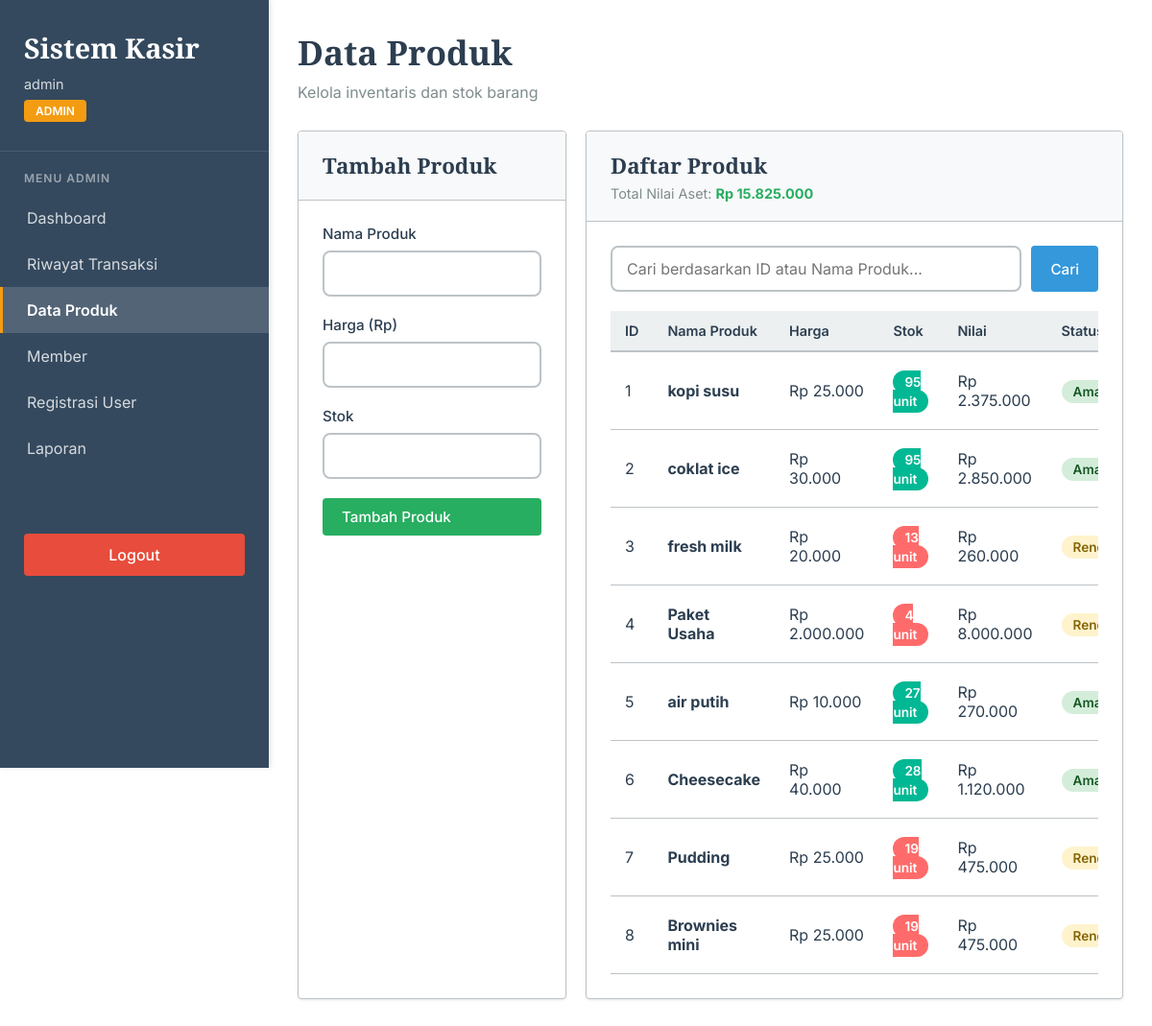
/pages/admin/produk.php (signed in), run on the app's committed database.
### tables this page shows
CREATE TABLE `produk` (
  `ProdukID` int(11) NOT NULL,
  `NamaProduk` varchar(255) NOT NULL,
  `Harga` decimal(10,2) NOT NULL,
  `Stok` int(11) NOT NULL DEFAULT 0,
  `created_at` timestamp NOT NULL DEFAULT current_timestamp()
);

### config/config.php (called while the page is built, shortened)
<?php
function query($conn, $sql) {
    return mysqli_query($conn, $sql);
}
function fetchArray($result) {
    return mysqli_fetch_assoc($result);
}
function numRows($result) {
    return mysqli_num_rows($result);
}
?>

### pages/admin/produk.php (the view, shortened to what this page needs)
<?php
$conn = getConnection();
require_once INCLUDES_PATH . 'header.php';
$search = isset($_GET['search']) ? escapeString($conn, $_GET['search']) : '';
if ($search) {
    $produkList = query($conn, "SELECT * FROM produk WHERE ProdukID LIKE '%$search%' OR NamaProduk LIKE '%$search%' ORDER BY ProdukID ASC");
} else {
    $produkList = query($conn, "SELECT * FROM produk ORDER BY ProdukID ASC");
}
$totalAset = mysqli_fetch_assoc(query($conn, "SELECT SUM(Harga * Stok) as total FROM produk"))['total'] ?? 0;
$editData = null;
?>
<div class="page-header">
    <h2>Data Produk</h2>
    <p>Kelola inventaris dan stok barang</p>
</div>
<div style="display: grid; grid-template-columns: 1fr 2fr; gap: 20px;">
    <div class="card">
        <div class="card-header">
            <h3><?php echo $editData ? 'Edit Produk' : 'Tambah Produk'; ?></h3>
        </div>
        <div class="card-body">
            <form method="POST" action="">
                <div class="form-group">
                    <label>Nama Produk</label>
                    <input type="text" name="nama" class="form-control"
                           value="<?php echo $editData ? htmlspecialchars($editData['NamaProduk']) : ''; ?>" required>
                </div>
                <div class="form-group">
                    <label>Harga (Rp)</label>
                    <input type="number" name="harga" class="form-control" step="0.01"
                           value="<?php echo $editData ? $editData['Harga'] : ''; ?>" required>
                </div>
                <div class="form-group">
                    <label>Stok</label>
                    <input type="number" name="stok" class="form-control"
                           value="<?php echo $editData ? $editData['Stok'] : ''; ?>" required>
                </div>
                <?php if ($editData): ?>
                    <button type="submit" name="edit" class="btn btn-warning" style="width: 100%;">
                        Update Produk
                    </button>
                    <a href="produk.php" class="btn btn-secondary" style="width: 100%; margin-top: 10px;">
                        Batal
                    </a>
                <?php else: ?>
                    <button type="submit" name="tambah" class="btn btn-success" style="width: 100%;">
                        Tambah Produk
                    </button>
                <?php endif; ?>
            </form>
        </div>
    </div>
    <div class="card">
        <div class="card-header">
            <div>
                <h3>Daftar Produk</h3>
                <p style="margin-top: 5px; color: var(--text-light); font-size: 0.9em;">
                    Total Nilai Aset: <strong style="color: var(--success);">Rp <?php echo number_format($totalAset, 0, ',', '.'); ?></strong>
                </p>
            </div>
        </div>
        <div class="card-body">
            <form method="GET" action="" style="margin-bottom: 20px;">
                <div style="display: flex; gap: 10px;">
                    <input type="text" name="search" class="form-control" placeholder="Cari berdasarkan ID atau Nama Produk..."
                           value="<?php echo htmlspecialchars($search); ?>" style="flex: 1;">
                    <button type="submit" class="btn btn-primary">Cari</button>
                </div>
            </form>
            <div class="table-responsive">
                <table>
                    <thead>
                        <tr>
                            <th>ID</th>
                            <th>Nama Produk</th>
                            <th>Harga</th>
                            <th>Stok</th>
                            <th>Nilai</th>
                            <th>Status</th>
                        </tr>
                    </thead>
                    <tbody>
                        <?php if (numRows($produkList) > 0): ?>
                            <?php while ($row = fetchArray($produkList)): ?>
                                <tr>
                                    <td><?php echo $row['ProdukID']; ?></td>
                                    <td><strong><?php echo htmlspecialchars($row['NamaProduk']); ?></strong></td>
                                    <td>Rp <?php echo number_format($row['Harga'], 0, ',', '.'); ?></td>
                                    <td>
                                        <span style="background: <?php echo $row['Stok'] < 20 ? '#ff6b6b' : '#00b894'; ?>;
                                                     color: white; padding: 4px 12px; border-radius: 20px;
                                                     font-size: 0.85em; font-weight: 600;">
                                            <?php echo $row['Stok']; ?> unit
                                        </span>
                                    </td>
                                    <td>Rp <?php echo number_format($row['Harga'] * $row['Stok'], 0, ',', '.'); ?></td>
                                    <td>
                                        <?php if ($row['Stok'] < 20): ?>
                                            <span style="background: #fff3cd; color: #856404; padding: 4px 12px;
                                                         border-radius: 20px; font-size: 0.85em; font-weight: 600;">
                                                Rendah
                                            </span>
                                        <?php else: ?>
                                            <span style="background: #d4edda; color: #155724; padding: 4px 12px;
                                                         border-radius: 20px; font-size: 0.85em; font-weight: 600;">
                                                Aman
                                            </span>
                                        <?php endif; ?>
                                    </td>
                                </tr>
                            <?php endwhile; ?>
                        <?php endif; ?>
                    </tbody>
                </table>
            </div>
        </div>
    </div>
</div>
<?php
require_once INCLUDES_PATH . 'footer.php';
?>

### includes/header.php (style rules this page uses)
* { margin: 0; padding: 0; box-sizing: border-box; }
:root { --primary: #2c3e50; --secondary: #3498db; --accent: #e74c3c; --danger: #e74c3c; --warning: #f39c12; --info: #3498db; --light-bg: #ecf0f1; --border: #bdc3c7; --text-dark: #2c3e50; --text-light: #7f8c8d; --success: #27ae60; --sidebar-bg: #34495e; }
body { font-family: 'Inter', sans-serif; background: #ffffff; color: var(--text-dark); }
.page-header { margin-bottom: 30px; }
.page-header h2 { font-family: 'Crimson Pro', serif; font-size: 2.2em; color: var(--primary); margin-bottom: 8px; }
.page-header p { color: var(--text-light); font-size: 1em; }
.card { background: white; border-radius: 4px; box-shadow: 0 1px 3px rgba(0, 0, 0, 0.1); margin-bottom: 25px; overflow: hidden; border: 1px solid var(--border); }
.card-header { padding: 20px 25px; border-bottom: 1px solid var(--border); display: flex; justify-content: space-between; align-items: center; background: #f8f9fa; }
.card-header h3 { font-family: 'Crimson Pro', serif; font-size: 1.4em; color: var(--primary); }
.card-body { padding: 25px; }
.btn { padding: 10px 20px; border: none; border-radius: 4px; font-size: 0.95em; font-weight: 500; cursor: pointer; transition: all 0.3s ease; text-decoration: none; display: inline-flex; align-items: center; gap: 8px; font-family: 'Inter', sans-serif; }
.btn-primary { background: var(--secondary); color: white; }
.btn-success { background: var(--success); color: white; }
.table-responsive { overflow-x: auto; }
table { width: 100%; border-collapse: collapse; }
table th { background: var(--light-bg); padding: 12px 15px; text-align: left; font-weight: 600; font-size: 0.9em; color: var(--text-dark); border-bottom: 2px solid var(--border); }
table td { padding: 12px 15px; border-bottom: 1px solid var(--border); }
.form-group { margin-bottom: 20px; }
.form-group label { display: block; margin-bottom: 8px; font-weight: 500; color: var(--text-dark); font-size: 0.95em; }
.form-control { width: 100%; padding: 12px 15px; border: 2px solid var(--border); border-radius: 8px; font-size: 1em; font-family: 'Inter', sans-serif; transition: all 0.3s ease; }

### data on the page
produk: ProdukID "1", NamaProduk "kopi susu", Harga "25.000", Stok "95", $row['Harga'] * $row['Stok'] "2.375.000", shows "Aman"
produk: ProdukID "2", NamaProduk "coklat ice", Harga "30.000", Stok "95", $row['Harga'] * $row['Stok'] "2.850.000", shows "Aman"
produk: ProdukID "3", NamaProduk "fresh milk", Harga "20.000", Stok "13", $row['Harga'] * $row['Stok'] "260.000", shows "Rendah"
produk: ProdukID "4", NamaProduk "Paket Usaha", Harga "2.000.000", Stok "4", $row['Harga'] * $row['Stok'] "8.000.000", shows "Rendah"
produk: ProdukID "5", NamaProduk "air putih", Harga "10.000", Stok "27", $row['Harga'] * $row['Stok'] "270.000", shows "Aman"
produk: ProdukID "6", NamaProduk "Cheesecake", Harga "40.000", Stok "28", $row['Harga'] * $row['Stok'] "1.120.000", shows "Aman"
produk: ProdukID "7", NamaProduk "Pudding", Harga "25.000", Stok "19", $row['Harga'] * $row['Stok'] "475.000", shows "Rendah"
produk: ProdukID "8", NamaProduk "Brownies mini", Harga "25.000", Stok "19", $row['Harga'] * $row['Stok'] "475.000", shows "Rendah"

### other printed values
$userInfo['username'] "admin"
$userInfo['role'] "ADMIN"
$totalAset "15.825.000"
